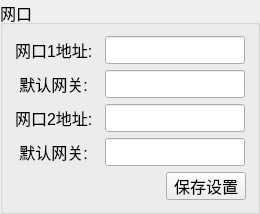
  <widget class="QGroupBox" name="wlanBox">
   <property name="geometry">
    <rect>
     <x>40</x>
     <y>140</y>
     <width>260</width>
     <height>210</height>
    </rect>
   </property>
   <property name="font">
    <font>
     <pointsize>12</pointsize>
    </font>
   </property>
   <property name="title">
    <string>网口</string>
   </property>
   <layout class="QVBoxLayout" name="verticalLayout_3">
    <item>
     <layout class="QHBoxLayout" name="horizontalLayout">
      <item>
       <widget class="QLabel" name="label_myip1">
        <property name="minimumSize">
         <size>
          <width>83</width>
          <height>28</height>
         </size>
        </property>
        <property name="maximumSize">
         <size>
          <width>83</width>
          <height>28</height>
         </size>
        </property>
        <property name="font">
         <font>
          <pointsize>12</pointsize>
         </font>
        </property>
        <property name="text">
         <string>网口1地址:</string>
        </property>
       </widget>
      </item>
      <item>
       <widget class="QLineEdit" name="m_myip1">
        <property name="sizePolicy">
         <sizepolicy hsizetype="Preferred" vsizetype="Preferred">
          <horstretch>0</horstretch>
          <verstretch>0</verstretch>
         </sizepolicy>
        </property>
        <property name="minimumSize">
         <size>
          <width>140</width>
          <height>28</height>
         </size>
        </property>
        <property name="maximumSize">
         <size>
          <width>140</width>
          <height>28</height>
         </size>
        </property>
        <property name="font">
         <font>
          <pointsize>12</pointsize>
         </font>
        </property>
        <property name="echoMode">
         <enum>QLineEdit::Normal</enum>
        </property>
       </widget>
      </item>
     </layout>
    </item>
    <item>
     <layout class="QHBoxLayout" name="horizontalLayout_15">
      <item>
       <widget class="QLabel" name="label_gateway1">
        <property name="minimumSize">
         <size>
          <width>83</width>
          <height>28</height>
         </size>
        </property>
        <property name="maximumSize">
         <size>
          <width>83</width>
          <height>28</height>
         </size>
        </property>
        <property name="font">
         <font>
          <pointsize>12</pointsize>
         </font>
        </property>
        <property name="text">
         <string> 默认网关: </string>
        </property>
       </widget>
      </item>
      <item>
       <widget class="QLineEdit" name="m_gateway1">
        <property name="enabled">
         <bool>true</bool>
        </property>
        <property name="sizePolicy">
         <sizepolicy hsizetype="Preferred" vsizetype="Preferred">
          <horstretch>0</horstretch>
          <verstretch>0</verstretch>
         </sizepolicy>
        </property>
        <property name="minimumSize">
         <size>
          <width>140</width>
          <height>28</height>
         </size>
        </property>
        <property name="maximumSize">
         <size>
          <width>140</width>
          <height>28</height>
         </size>
        </property>
        <property name="font">
         <font>
          <pointsize>12</pointsize>
         </font>
        </property>
        <property name="echoMode">
         <enum>QLineEdit::Normal</enum>
        </property>
       </widget>
      </item>
     </layout>
    </item>
    <item>
     <layout class="QHBoxLayout" name="horizontalLayout_23">
      <item>
       <widget class="QLabel" name="label_myip2">
        <property name="minimumSize">
         <size>
          <width>83</width>
          <height>28</height>
         </size>
        </property>
        <property name="maximumSize">
         <size>
          <width>83</width>
          <height>28</height>
         </size>
        </property>
        <property name="font">
         <font>
          <pointsize>12</pointsize>
         </font>
        </property>
        <property name="text">
         <string>网口2地址:</string>
        </property>
       </widget>
      </item>
      <item>
       <widget class="QLineEdit" name="m_myip2">
        <property name="sizePolicy">
         <sizepolicy hsizetype="Preferred" vsizetype="Preferred">
          <horstretch>0</horstretch>
          <verstretch>0</verstretch>
         </sizepolicy>
        </property>
        <property name="minimumSize">
         <size>
          <width>140</width>
          <height>28</height>
         </size>
        </property>
        <property name="maximumSize">
         <size>
          <width>140</width>
          <height>28</height>
         </size>
        </property>
        <property name="font">
         <font>
          <pointsize>12</pointsize>
         </font>
        </property>
        <property name="echoMode">
         <enum>QLineEdit::Normal</enum>
        </property>
       </widget>
      </item>
     </layout>
    </item>
    <item>
     <layout class="QHBoxLayout" name="horizontalLayout_24">
      <item>
       <widget class="QLabel" name="label_gateway2">
        <property name="minimumSize">
         <size>
          <width>83</width>
          <height>28</height>
         </size>
        </property>
        <property name="maximumSize">
         <size>
          <width>83</width>
          <height>28</height>
         </size>
        </property>
        <property name="font">
         <font>
          <pointsize>12</pointsize>
         </font>
        </property>
        <property name="text">
         <string> 默认网关: </string>
        </property>
       </widget>
      </item>
      <item>
       <widget class="QLineEdit" name="m_gateway2">
        <property name="enabled">
         <bool>true</bool>
        </property>
        <property name="sizePolicy">
         <sizepolicy hsizetype="Preferred" vsizetype="Preferred">
          <horstretch>0</horstretch>
          <verstretch>0</verstretch>
         </sizepolicy>
        </property>
        <property name="minimumSize">
         <size>
          <width>140</width>
          <height>28</height>
         </size>
        </property>
        <property name="maximumSize">
         <size>
          <width>140</width>
          <height>28</height>
         </size>
        </property>
        <property name="font">
         <font>
          <pointsize>12</pointsize>
         </font>
        </property>
        <property name="echoMode">
         <enum>QLineEdit::Normal</enum>
        </property>
       </widget>
      </item>
     </layout>
    </item>
    <item>
     <layout class="QHBoxLayout" name="horizontalLayout_16">
      <item>
       <spacer name="horizontalSpacer">
        <property name="orientation">
         <enum>Qt::Horizontal</enum>
        </property>
        <property name="sizeHint" stdset="0">
         <size>
          <width>40</width>
          <height>20</height>
         </size>
        </property>
       </spacer>
      </item>
      <item>
       <widget class="QPushButton" name="pushButton_saveWlan">
        <property name="minimumSize">
         <size>
          <width>0</width>
          <height>28</height>
         </size>
        </property>
        <property name="maximumSize">
         <size>
          <width>16777215</width>
          <height>28</height>
         </size>
        </property>
        <property name="font">
         <font>
          <pointsize>12</pointsize>
         </font>
        </property>
        <property name="text">
         <string>保存设置</string>
        </property>
       </widget>
      </item>
     </layout>
    </item>
   </layout>
  </widget>
